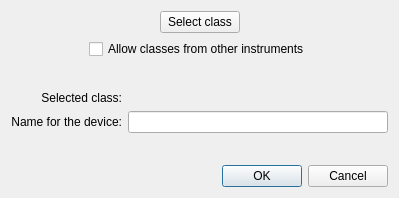
<?xml version="1.0" encoding="UTF-8"?>
<ui version="4.0">
 <class>Dialog</class>
 <widget class="QDialog" name="Dialog">
  <property name="geometry">
   <rect>
    <x>0</x>
    <y>0</y>
    <width>399</width>
    <height>198</height>
   </rect>
  </property>
  <property name="windowTitle">
   <string>New device...</string>
  </property>
  <layout class="QVBoxLayout" name="verticalLayout">
   <item>
    <layout class="QHBoxLayout" name="horizontalLayoutTop">
     <item>
      <spacer name="horizontalSpacerButtonLeft">
       <property name="orientation">
        <enum>Qt::Horizontal</enum>
       </property>
       <property name="sizeHint" stdset="0">
        <size>
         <width>40</width>
         <height>20</height>
        </size>
       </property>
      </spacer>
     </item>
     <item>
      <widget class="QPushButton" name="pushButtonSelectClass">
       <property name="text">
        <string>Select class</string>
       </property>
      </widget>
     </item>
     <item>
      <spacer name="horizontalSpacerButtonRight">
       <property name="orientation">
        <enum>Qt::Horizontal</enum>
       </property>
       <property name="sizeHint" stdset="0">
        <size>
         <width>40</width>
         <height>20</height>
        </size>
       </property>
      </spacer>
     </item>
    </layout>
   </item>
   <item>
    <layout class="QHBoxLayout" name="horizontalLayout">
     <item>
      <spacer name="horizontalSpacerCustomClassesLeft">
       <property name="orientation">
        <enum>Qt::Horizontal</enum>
       </property>
       <property name="sizeHint" stdset="0">
        <size>
         <width>40</width>
         <height>20</height>
        </size>
       </property>
      </spacer>
     </item>
     <item>
      <widget class="QCheckBox" name="checkBoxCustomClasses">
       <property name="text">
        <string>Allow classes from other instruments</string>
       </property>
      </widget>
     </item>
     <item>
      <spacer name="horizontalSpacerCustomClassesRight">
       <property name="orientation">
        <enum>Qt::Horizontal</enum>
       </property>
       <property name="sizeHint" stdset="0">
        <size>
         <width>40</width>
         <height>20</height>
        </size>
       </property>
      </spacer>
     </item>
    </layout>
   </item>
   <item>
    <spacer name="verticalSpacerMiddle">
     <property name="orientation">
      <enum>Qt::Vertical</enum>
     </property>
     <property name="sizeHint" stdset="0">
      <size>
       <width>20</width>
       <height>40</height>
      </size>
     </property>
    </spacer>
   </item>
   <item>
    <layout class="QGridLayout" name="gridLayout">
     <item row="0" column="0">
      <widget class="QLabel" name="labelSelectedClassDescription">
       <property name="text">
        <string>Selected class:</string>
       </property>
       <property name="alignment">
        <set>Qt::AlignRight|Qt::AlignTrailing|Qt::AlignVCenter</set>
       </property>
      </widget>
     </item>
     <item row="1" column="0">
      <widget class="QLabel" name="labelDeviceNameDescription">
       <property name="text">
        <string>Name for the device:</string>
       </property>
       <property name="alignment">
        <set>Qt::AlignRight|Qt::AlignTrailing|Qt::AlignVCenter</set>
       </property>
      </widget>
     </item>
     <item row="1" column="1">
      <widget class="QLineEdit" name="lineEditDeviceName"/>
     </item>
     <item row="0" column="1">
      <widget class="QLabel" name="labelSelectedClass">
       <property name="text">
        <string/>
       </property>
      </widget>
     </item>
    </layout>
   </item>
   <item>
    <spacer name="verticalSpacerBottom">
     <property name="orientation">
      <enum>Qt::Vertical</enum>
     </property>
     <property name="sizeHint" stdset="0">
      <size>
       <width>20</width>
       <height>40</height>
      </size>
     </property>
    </spacer>
   </item>
   <item>
    <widget class="QDialogButtonBox" name="buttonBox">
     <property name="orientation">
      <enum>Qt::Horizontal</enum>
     </property>
     <property name="standardButtons">
      <set>QDialogButtonBox::Cancel|QDialogButtonBox::Ok</set>
     </property>
    </widget>
   </item>
  </layout>
 </widget>
 <resources/>
 <connections>
  <connection>
   <sender>buttonBox</sender>
   <signal>accepted()</signal>
   <receiver>Dialog</receiver>
   <slot>accept()</slot>
   <hints>
    <hint type="sourcelabel">
     <x>248</x>
     <y>254</y>
    </hint>
    <hint type="destinationlabel">
     <x>157</x>
     <y>274</y>
    </hint>
   </hints>
  </connection>
  <connection>
   <sender>buttonBox</sender>
   <signal>rejected()</signal>
   <receiver>Dialog</receiver>
   <slot>reject()</slot>
   <hints>
    <hint type="sourcelabel">
     <x>316</x>
     <y>260</y>
    </hint>
    <hint type="destinationlabel">
     <x>286</x>
     <y>274</y>
    </hint>
   </hints>
  </connection>
 </connections>
</ui>
